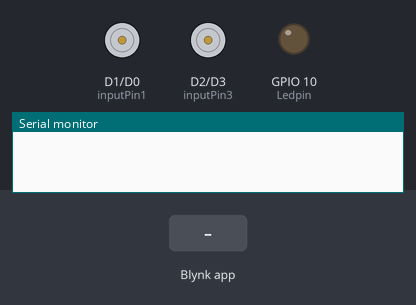
The sketch below on a simulated ESP8266 (NodeMCU). Parts: motor-driver pin pairs drawn as motors (green arrow = first pin HIGH = forward, orange = second pin HIGH = backward, longer = more drive, scaled by the enable pin), output pins drawn as LEDs (lit = HIGH), the last lines printed to the serial monitor. The test bench sets the inputs (shaded band). WiFi joins after 1.5 s; servers stay silent unless stated.

Above: at 3.0 s.
3.1 s: Blynk app writes 1 to V1
4.6 s: Blynk app writes 1 to V2
At 5.6 s:
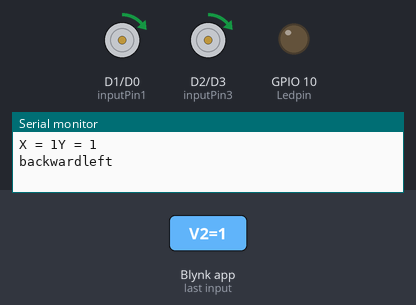
6.1 s: Blynk app writes 200 to V2
At 6.8 s:
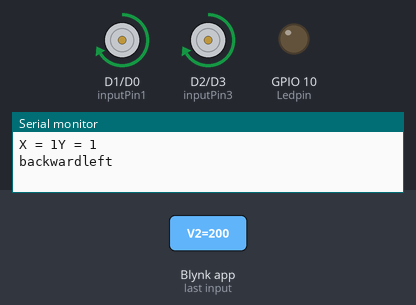
Timing chart, 0 to 9.1 s (numbered marks = the images above; inputs shaded):
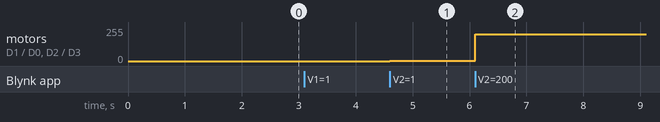

The sketch:

NodeMcuV3wifiBlynkControl_car.ino
```cpp
#define BLYNK_PRINT Serial
#include<Wire.h>
#include <ESP8266WiFi.h>
#include <BlynkSimpleEsp8266.h>


//Motor A
const int inputPin1  = D1;
const int inputPin2  = D0;

//Motor B
const int inputPin3  = D2;
const int inputPin4  = D3;

int EN1 = D6;
int EN2 = D5;

// LED Light Pin
const int Ledpin = 10;

//---------------------------------

char auth[] = "Your Token";

char ssid[] = "Your wifi name";
char pass[] = "Your wifi password";


BLYNK_WRITE(V1)
{
  int x = param[0].asInt();
  int y = param[1].asInt();

 Serial.print("X = ");
 Serial.print(x);
 Serial.print("Y = ");
 Serial.println(y);


 if (y>350)
 {
  Serial.print("forward");
  forward();
 }

 if (y<170)
 {
  Serial.print("backward");
  backward();
  }

  if (x<132)
 {
  Serial.print("left");
  left();
  }

  if (x>380)
 {
  Serial.print("right");
  right();
  }

  if ((y==256) && (x==256))
  {
    Serial.print("stop");
    stop();
    }

  }


BLYNK_WRITE(V2)
{
  int speed = param.asInt();
    analogWrite(EN1, speed);
    analogWrite(EN2, speed);
  }
//-------------------------------

void setup()
{
    pinMode(EN1, OUTPUT);
    pinMode(EN2, OUTPUT);
    pinMode(inputPin1, OUTPUT);
    pinMode(inputPin2, OUTPUT);
    pinMode(inputPin3, OUTPUT);
    pinMode(inputPin4, OUTPUT);
    pinMode(Ledpin, OUTPUT);

    Serial.begin(115200);

    Blynk.begin(auth, ssid, pass);
}

void loop()
{

  Blynk.run();

}

void left(void)
{
  digitalWrite(inputPin1,HIGH);
  digitalWrite(inputPin2,LOW);
  digitalWrite(inputPin3,HIGH);
  digitalWrite(inputPin4,LOW);

  }


void right(void)
{
  digitalWrite(inputPin1,LOW);
  digitalWrite(inputPin2,HIGH);
  digitalWrite(inputPin3,LOW);
  digitalWrite(inputPin4,HIGH);

  }


void stop(void)
{
  digitalWrite(inputPin1,LOW);
  digitalWrite(inputPin2,LOW);
  digitalWrite(inputPin3,LOW);
  digitalWrite(inputPin4,LOW);

  }

void backward (void)
{
  digitalWrite(inputPin1,LOW);
  digitalWrite(inputPin2,HIGH);
  digitalWrite(inputPin3,HIGH);
  digitalWrite(inputPin4,LOW);

  }

void forward(void)
{
  digitalWrite(inputPin1,HIGH);
  digitalWrite(inputPin2,LOW);
  digitalWrite(inputPin3,LOW);
  digitalWrite(inputPin4,HIGH);

  }
```

Measured:
- after the input at 4.6 s, motor on D1 (inputPin1) / D0 (inputPin2), motor on D2 (inputPin3) / D3 (inputPin4): stopped → forward 1/255 at once
- after the input at 6.1 s, motor on D1 (inputPin1) / D0 (inputPin2), motor on D2 (inputPin3) / D3 (inputPin4): forward 1/255 → forward 200/255 at once
